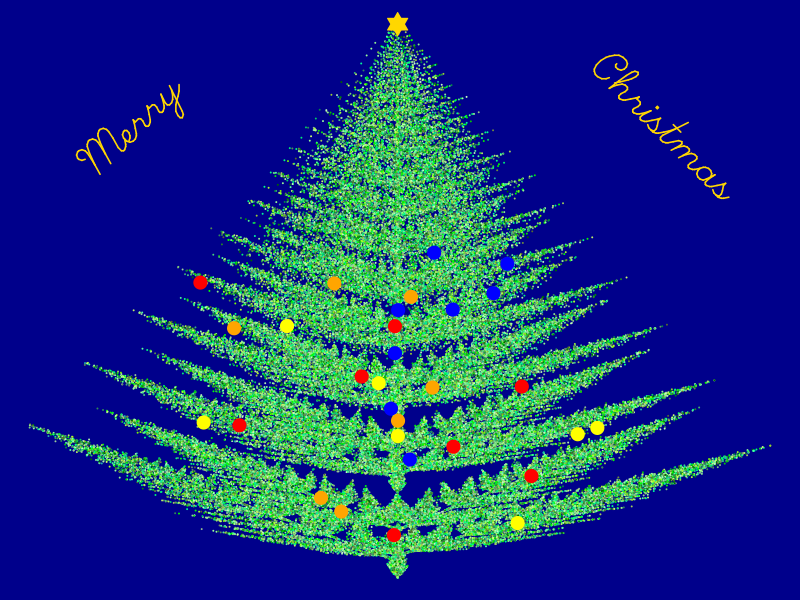

The R script that drew this image:
## ---- chunk 1
L <-  matrix(
    c(0.03,  0,     0  ,  0.1,
        0.85,  0.00,  0.00, 0.85,
        0.8,   0.00,  0.00, 0.8,
        0.2,  -0.08,  0.15, 0.22,
        -0.2,   0.08,  0.15, 0.22,
        0.25, -0.1,   0.12, 0.25,
        -0.2,   0.1,   0.12, 0.2),
    nrow=4)
# ... and each row is a translation vector
B <- matrix(
    c(0, 0,
        0, 1.5,
        0, 1.5,
        0, 0.85,
        0, 0.85,
        0, 0.3,
        0, 0.4),
    nrow=2)

prob = c(0.02, 0.6,.08, 0.07, 0.07, 0.07, 0.07)

# Iterate the discrete stochastic map 
N = 1e5 #5  #   number of iterations 
x = matrix(NA,nrow=2,ncol=N)
x[,1] = c(0,2)   # initial point
k <- sample(1:7,N,prob,replace=TRUE) # values 1-7 

for (i in 2:N) 
  x[,i] = crossprod(matrix(L[,k[i]],nrow=2),x[,i-1]) + B[,k[i]] # iterate 

# Plot the iteration history 
png('Merry Christmas.png',width=14,height=15,units='cm',pointsize=10,res=300)
par(bg='darkblue',mar=rep(0,4))    
plot(x=x[1,],y=x[2,],
    col=grep('green',colors(),value=TRUE),
    axes=FALSE,
    cex=.1,
    xlab='',
    ylab='' )#,pch='.')

bals <- sample(N,30)
points(x=x[1,bals],y=x[2,bals]-.1,
    col=c('red','blue','yellow','orange'),
    cex=1.75,
    pch=19
)
text(x=-.7,y=8,
    labels='Merry',
    adj=c(.5,.5),
    srt=45,
    vfont=c('script','plain'),
    cex=3,
    col='gold'
)
text(x=0.7,y=8,
    labels='Christmas',
    adj=c(.5,.5),
    srt=-45,
    vfont=c('script','plain'),
    cex=3,
    col='gold'
)

points(0,9.75,pch=24,col="gold",bg="gold",cex=2)
points(0,9.75,pch=25,col="gold",bg="gold",cex=2)

dev.off()
